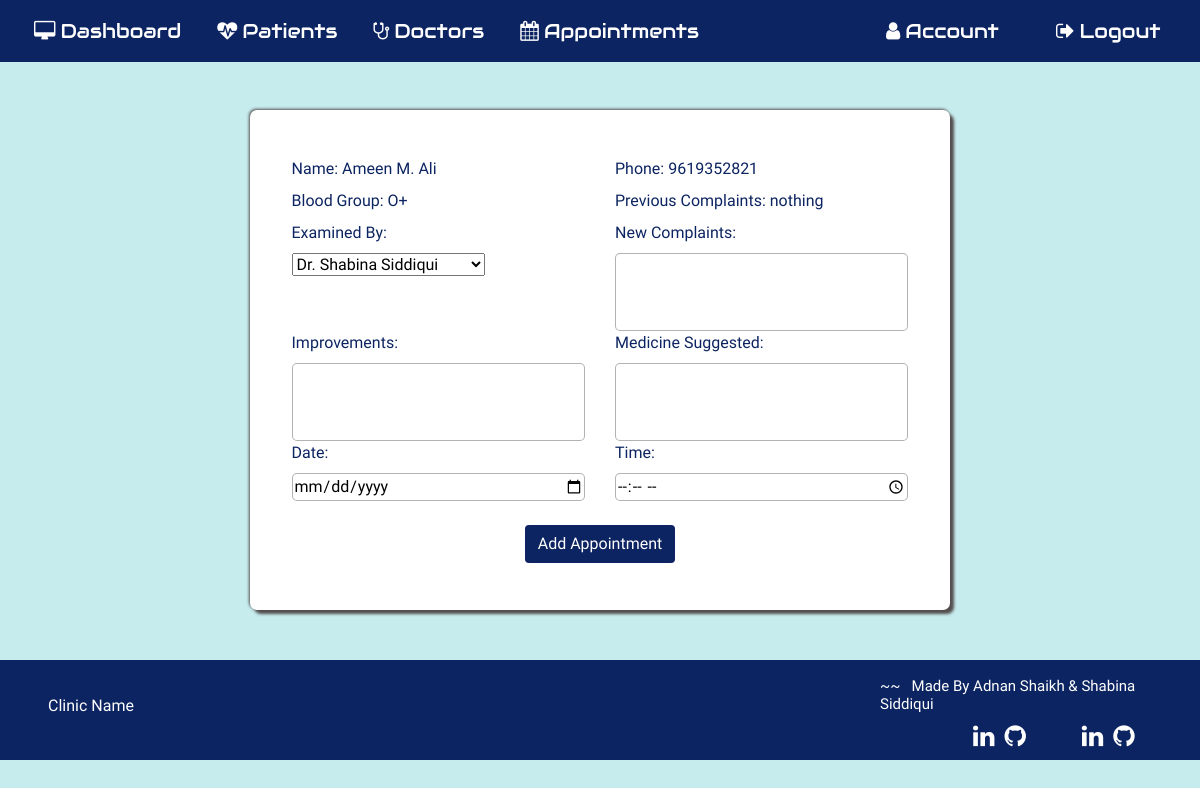
/addappointment/4 (signed in), run on the app's committed database.
### application/routes.py (models this page shows, shortened)
class Patient(db.Model):
  __tablename__ = 'Patient'
  id = db.Column(db.Integer, primary_key=True)
  pname = db.Column(db.String(20))
  age= db.Column(db.String(20))
  phone=db.Column(db.String(20))
  gender=db.Column(db.String(10))
  bgroup=db.Column(db.String(5))
  state=db.Column(db.String(15))
  address=db.Column(db.String(100))
  mstatus=db.Column(db.String(10))
  complaint=db.Column(db.String(5000))
  improvement=db.Column(db.String(5000))
  medicine_suggested=db.Column(db.String(5000))
  pat_image = db.Column(db.String(20), nullable=False, default='default.jpg')

### application/routes.py (the view, shortened to what this page needs)
@app.route('/addappointment/<id>',methods=['POST','GET'])
def addappointment(id):
  if 'username' in session:
    addapp = Patient.query.filter_by(id=id).first()
    docdetail= Doctor.query.all()
  return render_template('addappointment.html',addapp=addapp, docdetail=docdetail)

### application/templates/addappointment.html
{% extends 'layout.html' %}{% include 'includes/nav.html' %} {% block content%}
<section id="addapp">
  <div class="addapp-container mt-5">
    <form action="" method="POST">
      <div class="row">
        <div class="col-6">
          <label for="">Name:&nbsp;{{ addapp.pname }}</label>
        </div>
        <div class="col-6">
          <label for="">Phone:&nbsp;{{addapp.phone}}</label>
        </div>
      </div>
      <div class="row">
        <div class="col-6">
          <label for="">Blood Group:&nbsp;{{ addapp.bgroup }}</label>
        </div>
        <div class="col-6">
          <label for="">Previous Complaints:&nbsp;{{addapp.complaint}}</label>
        </div>
      </div>
      <div class="row">
        <div class="col-6">
          <label for="examinedby">Examined By:&nbsp;</label>
          <select name="examinedby" id="examinedby">
            {% for i in docdetail %}
            <option value="{{ i.dname }}">{{ i.dname }}</option>
            {% endfor %}
          </select>
        </div>
        <div class="col-6">
          <label for="complaint">New Complaints:&nbsp;</label>
          <textarea name="complaint" id="" cols="15" rows="3"></textarea>
        </div>
      </div>
      <div class="row">
        <div class="col-6">
          <label for="improvements">Improvements:&nbsp;</label>
          <textarea name="improvements" id="" cols="15" rows="3"></textarea>
        </div>
        <div class="col-6">
          <label for="medicine_suggested">Medicine Suggested:&nbsp;</label>
          <textarea
            name="medicine_suggested"
            id=""
            cols="15"
            rows="3"
          ></textarea>
        </div>
      </div>
      <div class="row">
        <div class="col-6">
          <label for="date">Date:&nbsp;</label>
          <input name="date" type="date" />
        </div>
        <div class="col-6">
          <label for="time">Time:&nbsp;</label>
          <input name="time" type="time" />
        </div>
      </div>
      <div class="row mt-4 justify-content-center">
        <button class="btn addapp-btn" type="submit">Add Appointment</button>
      </div>
    </form>
  </div>
  {% include "includes/footer.html" %}
</section>
{% endblock content%}

### application/static/patrcd.css (style rules this page uses)
body { counter-reset: Serial; }

### application/static/appointment.css (style rules this page uses)
#addapp { display: flex; flex-direction: column; justify-content: center; align-items: center; }
.addapp-btn { background: #0c2461; color: white; }
.addapp-container { display: flex; align-items: center; justify-content: center; width: 700px; height: 500px; background: white; border-radius: 7px; box-shadow: 4px 4px 3px rgb(83, 78, 78), -1px -1px 3px rgb(83, 78, 78); }

### application/static/commonstyle.css (style rules this page uses)
label { color: #0c2461; }
body { background: #c7ecee; width: 100vw; background-size: cover; background-position: center; font-family: "Dosis", sans-serif; }
textarea { vertical-align: top; width: 100%; border: 1px solid rgba(0, 0, 0, 0.3); border-radius: 5px; resize: none; }
input { width: 100%; border: 1px solid rgba(0, 0, 0, 0.3); border-radius: 5px; }

### data on the page
Patient: pname "Ameen M. Ali", phone "9619352821", bgroup "O+", complaint "nothing"

### other printed values
form field examinedby "Dr. Shabina Siddiqui"
